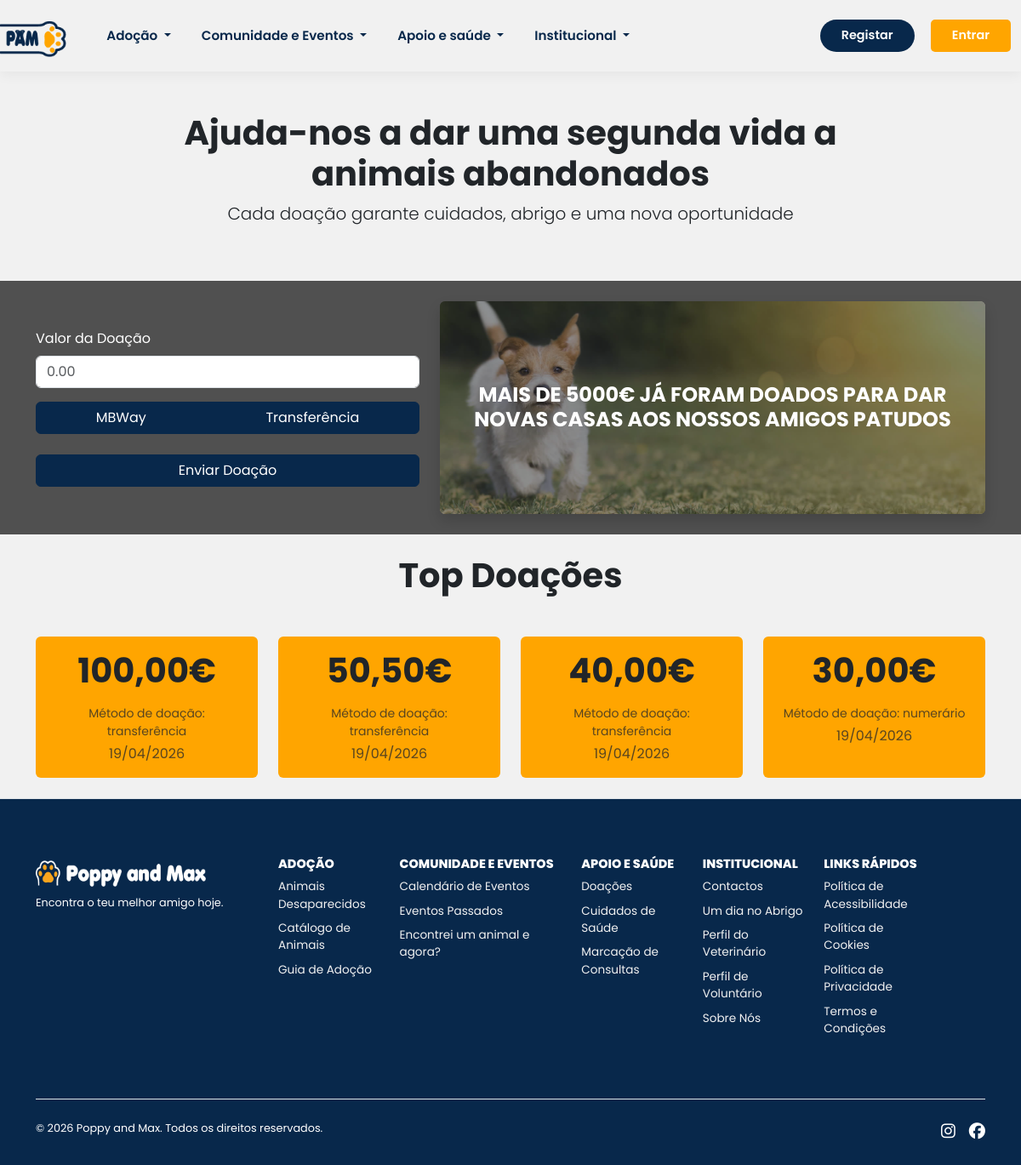
/donations, run on the app's committed database.
### tables this page shows
create table donations (
    id int auto_increment,
    amount decimal(10,2) not null,
    donation_date timestamp default current_timestamp,
    payment_method varchar(50) not null,
    constraint pk_donations primary key (id)
);

### components/rerun.php (called while the page is built, shortened)
<?php
	$rerun = $rerun ?? false;
	require $route.'.php';
	$rerun = true;

### donations.php (the view, shortened to what this page needs)
<?php
if(!$rerun):
    $metaTile = 'Painel de Doações';
    $metaDescription = 'Painel de Doações da Poppy and Max';
else:
    $sql = "SELECT * FROM donations ORDER BY amount DESC LIMIT 4";
    $result = $conn->query($sql);
?>
    <section class="container-fluid py-5">
        <div class="mx-auto text-center col-10 col-md-8">
            <h1 class="display-4 fw-bold fs-1">Ajuda-nos a dar uma segunda vida a animais abandonados</h1>
            <p class="lead">Cada doação garante cuidados, abrigo e uma nova oportunidade</p>
        </div>
    </section>
    <section class="background">
        <div class="container py-4">
            <div class="row align-items-center g-4">
                <div class="col-12 col-lg-5">
                    <form id="donationForm" method="POST" action="">
                        <div class="mb-3">
                            <label for="amount" class="form-label text-white">Valor da Doação</label>
                            <input type="number" step="0.01" class="form-control" id="amount" name="amount" placeholder="0.00" required>
                        </div>
                        <div class="btn-group w-100 mb-4" data-toggle="buttons">
                            <label class="btn btn-custom-mbway" for="btn-check-mbway">MBWay</label>
                            <label class="btn btn-custom-trans" for="btn-check-trans">Transferência</label>
                        </div>
                        <div class="d-grid gap-2">
                            <button class="btn btn-custom-con" type="submit">Enviar Doação</button>
                        </div>
                    </form>
                </div>
                <div class="col-12 col-lg-7">
                    <div class="position-relative overflow-hidden rounded shadow text-white">
                        <img src="assets/img/donations_banner.jpg" class="img-fluid w-100 h-100 object-fit-cover" alt="Doação Banner" style="min-height: 250px;">
                        <div class="position-absolute top-0 start-0 w-100 h-100 bg-dark opacity-50"></div>
                        <div class="position-absolute top-50 start-50 translate-middle text-center w-100 px-3">
                            <h3 class="fw-bold m-0 fs-4 text-uppercase tracking-wide">Mais de 5000€ já foram doados para dar novas casas aos nossos amigos patudos</h3>
                        </div>
                    </div>
                </div>
            </div>
        </div>
    </section>
    <section class="container my-4">
        <div class="row g-4">
            <h3 class="display-6 fw-bold text-center mb-4">Top Doações</h3>
            <?php if ($result && $result->num_rows > 0): ?>
                <?php while ($donation = $result->fetch_assoc()): ?>
                    <div class="col-sm-6 col-md-3">
                        <div class="card card-custom h-100 border-0">
                            <div class="card-body text-center">
                                <h4 class="card-title fw-bold text-dark display-6 mb-3">
                                    <?= number_format($donation['amount'], 2, ',', '.') ?>€
                                </h4>
                                <p class="card-text text-muted small mb-1">
                                    Método de doação: <?= htmlspecialchars($donation['payment_method'] ?? 'N/A') ?>
                                </p>
                                <p class="card-text text-muted extreme-small">
                                    <i class="bi bi-calendar3"></i> <?= date('d/m/Y', strtotime($donation['donation_date'])) ?>
                                </p>
                            </div>
                        </div>
                    </div>
                <?php endwhile; ?>
            <?php else: ?>
                <div class="col-12 text-center">
                    <p class="text-muted">Ainda não existem doações registadas. Seja o primeiro!</p>
                </div>
            <?php endif; ?>
        </div>
    </section>
<?php
    endif;
?>

### assets/css/styles.css (style rules this page uses)
:root { --primary: #08284b; --primary-light: #135eb1; --secondary: #ffa500; --secondary-light: #fbba50; }
html { scroll-behavior: smooth; }
html, body { height: 100%; }
body { display: flex; flex-direction: column; font-family: "Poppins", sans-serif; background-color: #f1f1f1; overflow-x: hidden; }

### assets/css/donations.css (style rules this page uses)
.background { background-color: #505050; }
.btn-custom-con, .btn-custom-trans, .btn-custom-mbway { background-color: #08284B !important; color: white !important; border-color: #08284B !important; opacity: 1 !important; }
.card-custom { background-color: #FFA500; color: black; }

### data on the page
donations: amount "100,00", payment_method "transferência", donation_date "19/04/2026"
donations: amount "50,50", payment_method "transferência", donation_date "19/04/2026"
donations: amount "40,00", payment_method "transferência", donation_date "19/04/2026"
donations: amount "30,00", payment_method "numerário", donation_date "19/04/2026"
